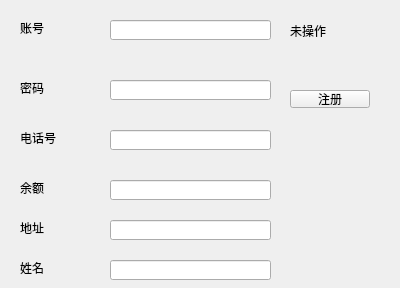
<?xml version="1.0" encoding="UTF-8"?>
<ui version="4.0">
 <class>sign</class>
 <widget class="QWidget" name="sign">
  <property name="geometry">
   <rect>
    <x>0</x>
    <y>0</y>
    <width>400</width>
    <height>288</height>
   </rect>
  </property>
  <property name="windowTitle">
   <string>Form</string>
  </property>
  <widget class="QLabel" name="label_2">
   <property name="geometry">
    <rect>
     <x>20</x>
     <y>20</y>
     <width>81</width>
     <height>16</height>
    </rect>
   </property>
   <property name="text">
    <string>账号</string>
   </property>
  </widget>
  <widget class="QLabel" name="label_3">
   <property name="geometry">
    <rect>
     <x>20</x>
     <y>80</y>
     <width>81</width>
     <height>16</height>
    </rect>
   </property>
   <property name="text">
    <string>密码</string>
   </property>
  </widget>
  <widget class="QLabel" name="label_4">
   <property name="geometry">
    <rect>
     <x>20</x>
     <y>130</y>
     <width>71</width>
     <height>16</height>
    </rect>
   </property>
   <property name="text">
    <string>电话号</string>
   </property>
  </widget>
  <widget class="QLabel" name="label_5">
   <property name="geometry">
    <rect>
     <x>20</x>
     <y>180</y>
     <width>91</width>
     <height>16</height>
    </rect>
   </property>
   <property name="text">
    <string>余额</string>
   </property>
  </widget>
  <widget class="QLabel" name="label_6">
   <property name="geometry">
    <rect>
     <x>20</x>
     <y>220</y>
     <width>91</width>
     <height>16</height>
    </rect>
   </property>
   <property name="text">
    <string>地址</string>
   </property>
  </widget>
  <widget class="QLabel" name="label_7">
   <property name="geometry">
    <rect>
     <x>290</x>
     <y>10</y>
     <width>111</width>
     <height>41</height>
    </rect>
   </property>
   <property name="text">
    <string>未操作</string>
   </property>
  </widget>
  <widget class="QLineEdit" name="lineEdit">
   <property name="geometry">
    <rect>
     <x>110</x>
     <y>20</y>
     <width>161</width>
     <height>20</height>
    </rect>
   </property>
  </widget>
  <widget class="QLineEdit" name="lineEdit_2">
   <property name="geometry">
    <rect>
     <x>110</x>
     <y>80</y>
     <width>161</width>
     <height>20</height>
    </rect>
   </property>
  </widget>
  <widget class="QLineEdit" name="lineEdit_3">
   <property name="geometry">
    <rect>
     <x>110</x>
     <y>130</y>
     <width>161</width>
     <height>20</height>
    </rect>
   </property>
  </widget>
  <widget class="QLineEdit" name="lineEdit_4">
   <property name="geometry">
    <rect>
     <x>110</x>
     <y>180</y>
     <width>161</width>
     <height>20</height>
    </rect>
   </property>
  </widget>
  <widget class="QLineEdit" name="lineEdit_5">
   <property name="geometry">
    <rect>
     <x>110</x>
     <y>220</y>
     <width>161</width>
     <height>20</height>
    </rect>
   </property>
  </widget>
  <widget class="QPushButton" name="pushButton">
   <property name="geometry">
    <rect>
     <x>290</x>
     <y>90</y>
     <width>80</width>
     <height>18</height>
    </rect>
   </property>
   <property name="text">
    <string>注册</string>
   </property>
  </widget>
  <widget class="QLabel" name="label">
   <property name="geometry">
    <rect>
     <x>20</x>
     <y>260</y>
     <width>131</width>
     <height>16</height>
    </rect>
   </property>
   <property name="text">
    <string>姓名</string>
   </property>
  </widget>
  <widget class="QLineEdit" name="lineEdit_6">
   <property name="geometry">
    <rect>
     <x>110</x>
     <y>260</y>
     <width>161</width>
     <height>20</height>
    </rect>
   </property>
  </widget>
 </widget>
 <resources/>
 <connections/>
</ui>
